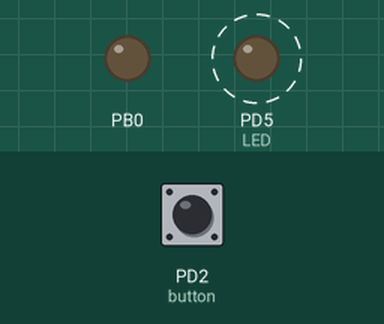
A program run on a simulated ATmega32, built with avr-gcc and emulated at 1 MHz (the files do not name the chip). Parts: output pins drawn as LEDs (lit = HIGH). Dashed ring = blinking. The test bench sets the inputs (shaded band); at power-on: PD2 (button) HIGH.

Above: at 1.2 s.
1.3 s: PD2 (button) pulled LOW for 0.15 s
At 1.9 s:
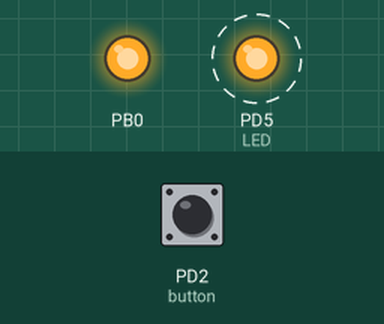
4.4 s: PD2 (button) pulled LOW for 1 s
At 6.9 s:
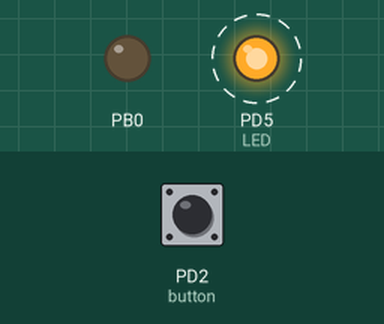
8.4 s: PD2 (button) pulled LOW for 3.2 s
At 10.4 s:
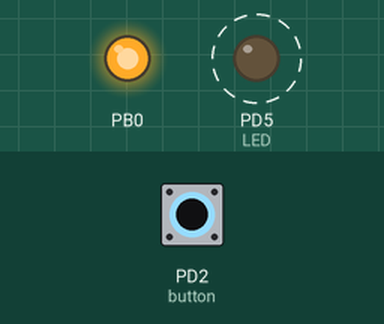
Timing chart, 0 to 20.6 s (numbered marks = the images above; inputs shaded):
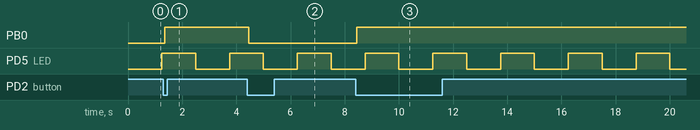

Measured:
- after the input at 1.3 s, PB0: LOW → HIGH after 0.05 s
- after the input at 4.4 s, PB0: HIGH → LOW after 0.05 s
- after the input at 8.4 s, PB0: LOW → HIGH after 0.05 s
- by itself, PD5 (LED): alternates HIGH for 1.3 s and LOW for 1.3 s

The program:

main.c
```c
#include <avr/io.h>
#include <avr/interrupt.h>
#define F_CPU 1000000UL
#include <util/delay.h>

// DDR for direction, PORT for setting value, PIN for reading value.
#define SET(reg,pin) reg |= (1 << pin)
#define UNSET(reg,pin) reg &= ~(1 << pin)
#define READ(reg,pin) ((0x00 == ((reg & (1<<pin))>> pin))?0x00:0x01)
#define TOGGLE(reg,pin) (reg ^= (1<<pin))

// Interrupt for LED 2
ISR(INT0_vect){
	// Ensure button release
	if (!READ(PIND, PB2)){
		_delay_ms(50);
		if (!READ(PIND, PB2)){
			TOGGLE(PORTB, PB0); // LED 2 TOGGLE
		}
	}
}

// Main
int main(void){

	// LED 1 START

	// Select the unit time CLK / 1024
	SET(TCCR1B, CS12);
	UNSET(TCCR1B, CS11);
	SET(TCCR1B, CS10);
	// Set timer into Compare Output Mode (CTC)
	SET(TCCR1B, WGM12);
	UNSET(TCCR1B, WGM11);
	UNSET(TCCR1B, WGM10);
	// Toggle OC1A/OC1B on compare match
	UNSET(TCCR1A, COM1A1);
	SET(TCCR1A, COM1A0);
	// Output Compare Register timing
	OCR1A = 4883;

	SET(DDRD, PD5); // Init LED

	// LED 1 END


	// LED 2 START

	SET(DDRB, PB0); // Init LED
	SET(PORTD, PD2); // Init button

	// Rising edge interrupt
	SET(GICR, INT0);
	SET(MCUCR, ISC01);
	UNSET(MCUCR, ISC00);
	sei();

	// LED 2 END


	while (1){
	}
}
```
